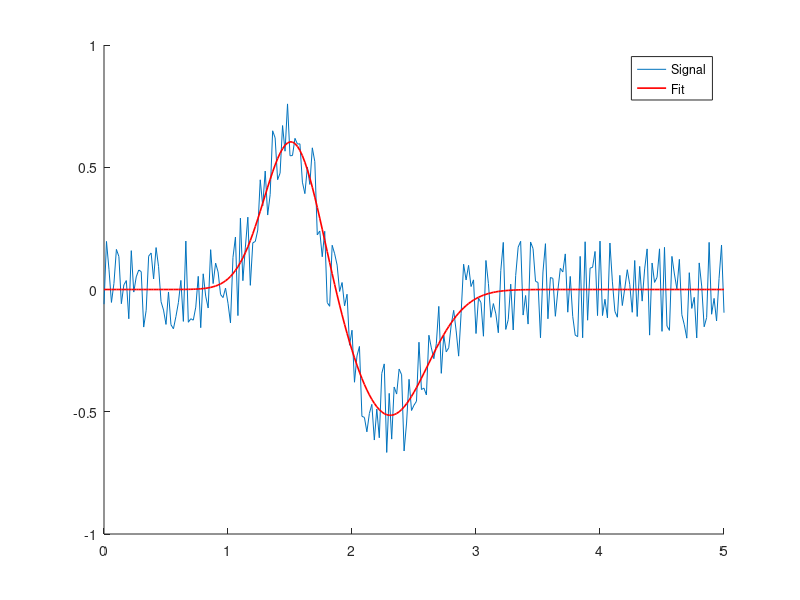

Write MATLAB code to recreate this figure.
%% Fit difference of gaussian

% X axis
x = [0:0.02:5];
% Simulated signal
S = 0.7 * exp(-(x - 1.5).^2 / 2 / 0.2.^2) - ...
    0.5 * exp(-(x - 2.3).^2 / 2 / 0.3.^2) + ...
    0.4*(rand(1,length(x))-0.5);

% Gaussian Fit function
GaussianFit = @(a,x) (a(1) * exp(-(x - a(2)).^2 / 2 / a(3).^2) - ...
              a(4) * exp(-(x - a(5)).^2 / 2 / a(6).^2));

% Initial Fit
InitialFit = [0.8, 1.4, 0.2, 0.5, 2, 0.4];

% An option to see the iteration progress
Options = statset('Display','iter')

% Actually doing fitting
% Best   Solver  x sig fit_function Init_guess  Option
a_best = nlinfit(x, S, GaussianFit, InitialFit, Options)

% Plot results
figure(1); clf; hold on;
plot(x,S,'DisplayName','Signal')
plot(x, GaussianFit(a_best,x),'r','linewidth',1.2,'DisplayName','Fit')
legend